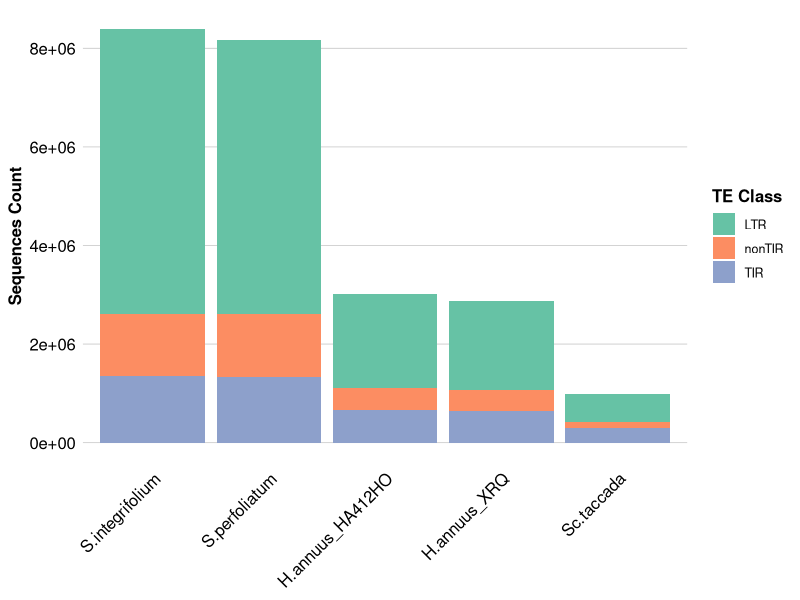
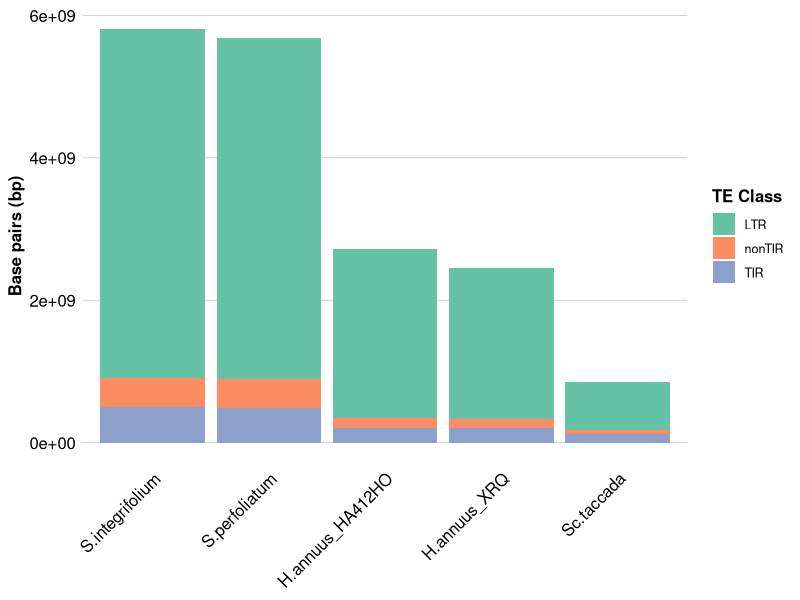
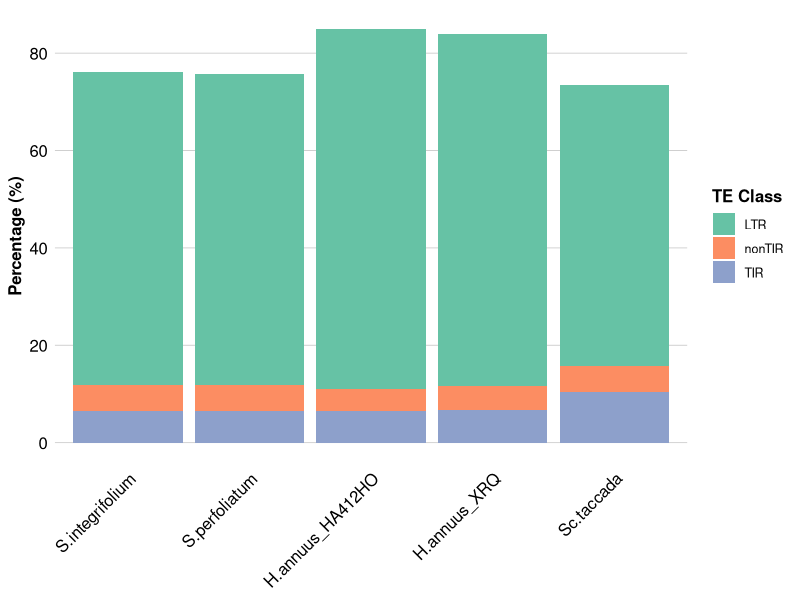
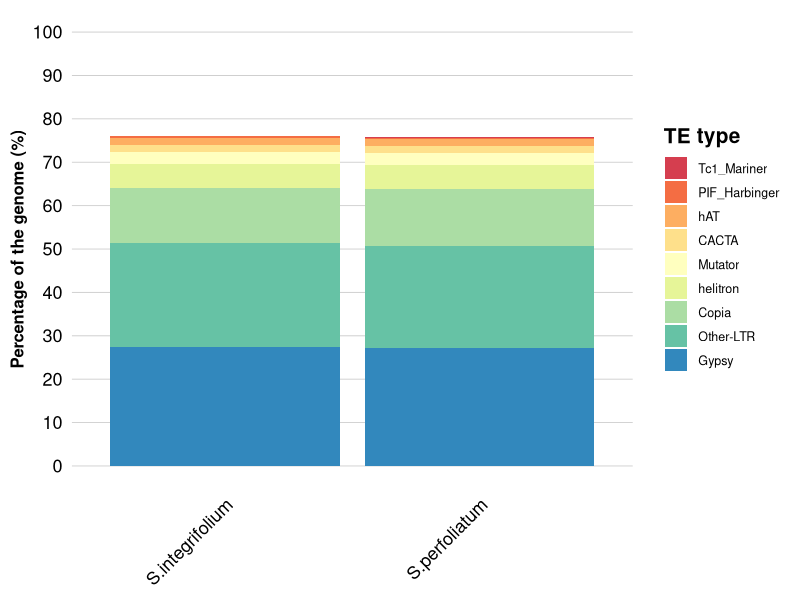
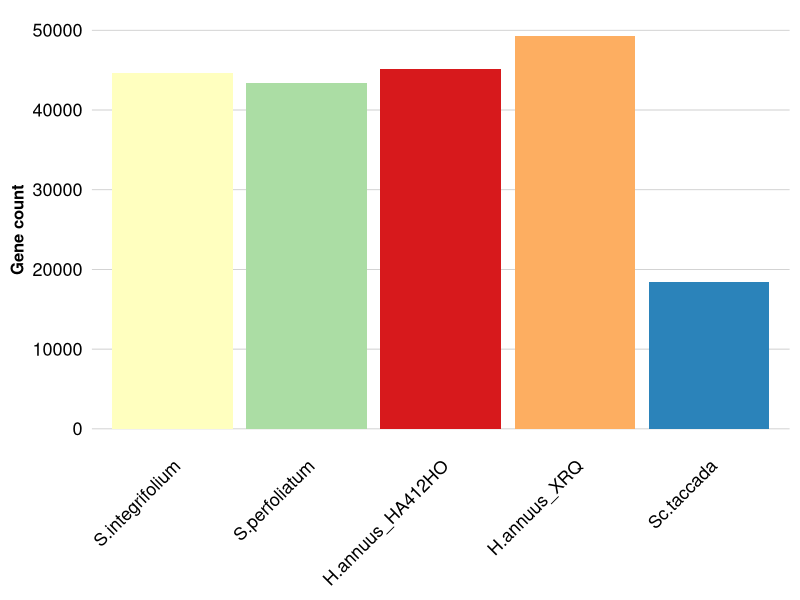
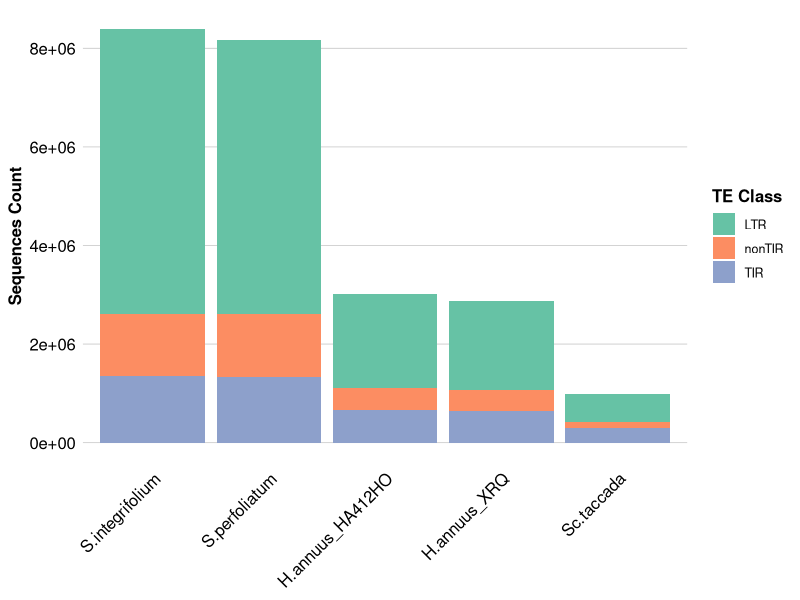
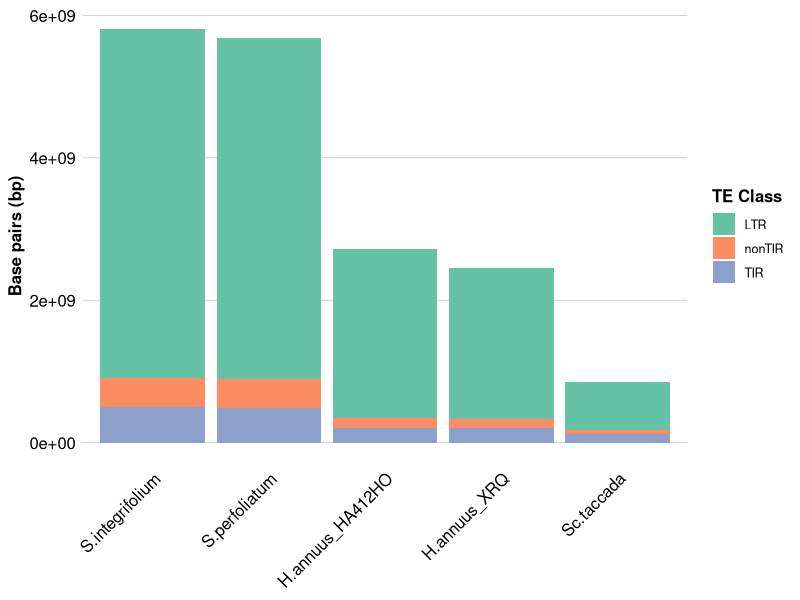
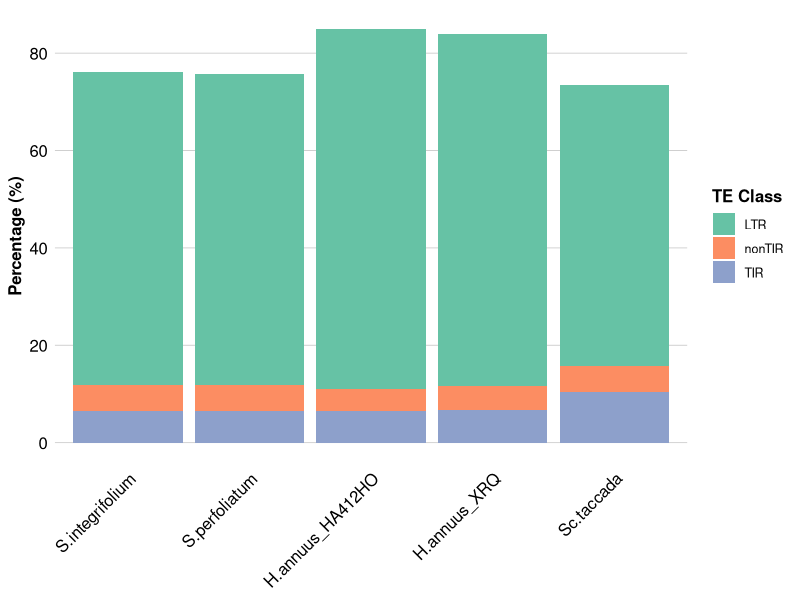

The R source for these figures, in order:
#load required packages
library("tidyverse")
library("ggplot2")
library("scales")

# data
df1<- read.csv("te_species_count.csv")
df2<- read.csv("te_species_bp.csv")
df3<- read.csv("te_species_percentage.csv")
df4<- read.csv("gene_count.csv")
# reshape to long format
order <- c("S.integrifolium", "S.perfoliatum", "H.annuus_HA412HO","H.annuus_XRQ", "Sc.taccada")

df_long1 <- df1 %>% pivot_longer(cols = starts_with(c("S", "H.")),names_to = "Species",values_to = "Count")
df_long1 <- df_long1 %>% mutate(Species_ordered = factor(Species, levels = order))

df_long2 <- df2 %>% pivot_longer(cols = starts_with(c("S", "H.")),names_to = "Species",values_to = "Base_pairs")
df_long2 <- df_long2 %>% mutate(Species_ordered = factor(Species, levels = order))

df_long3 <- df3 %>% pivot_longer(cols = starts_with(c("S", "H.")),names_to = "Species",values_to = "Percentage")
df_long3 <- df_long3 %>% mutate(Species_ordered = factor(Species, levels = order))

df_long4 <- df4 %>% pivot_longer(cols = starts_with(c("S", "H.")),names_to = "Species",values_to = "Count")
df_long4 <- df_long4 %>% mutate(Species_ordered = factor(Species, levels = order))
str(df_long4)
#plot
ggplot(df_long1, aes(x = Species_ordered, y = Count, fill = Class)) +
  geom_col() +
  theme_minimal(base_size = 12) +
  scale_fill_brewer(palette = "Set2", name = "TE Class") +
  theme(panel.background = element_rect(fill = "white", color = NA),
    panel.grid.minor = element_blank(),
    panel.grid.major.x = element_blank(),
    panel.grid.major.y = element_line(color = "grey80", size = 0.3),
    axis.title = element_text(size = 12, face = "bold"),
    axis.text.x = element_text(angle = 45, hjust = 1, vjust = 1, size = 12, color = "black"),
    axis.text.y = element_text(size = 12, color = "black"),
    #legend.position = "top",
    legend.title = element_text(face = "bold"),
    legend.text = element_text(size = 9),
    plot.title = element_text(face = "bold", size = 13, hjust = 0.5, margin = margin(b = 6))) +
   labs(x = NULL, y = "Sequences Count")

ggsave("TE_counts.jpeg", width = 4, height = 4, dpi = 200)

ggplot(df_long2, aes(x = Species_ordered, y = Base_pairs, fill = Class)) +
  geom_col() +
  theme_minimal(base_size = 12) +
  scale_fill_brewer(palette = "Set2", name = "TE Class") +
  theme(panel.background = element_rect(fill = "white", color = NA),
        panel.grid.minor = element_blank(),
        panel.grid.major.x = element_blank(),
        panel.grid.major.y = element_line(color = "grey80", size = 0.3),
        axis.title = element_text(size = 12, face = "bold"),
        axis.text.x = element_text(angle = 45, hjust = 1, vjust = 1, size = 12, color = "black"),
        axis.text.y = element_text(size = 12, color = "black"),
        #legend.position = "top",
        legend.title = element_text(face = "bold"),
        legend.text = element_text(size = 9),
        plot.title = element_text(face = "bold", size = 13, hjust = 0.5, margin = margin(b = 6))) +
  labs( x = NULL, y = "Base pairs (bp)")

ggsave("TE_basepairs.jpeg", width = 4, height = 4, dpi = 200)

ggplot(df_long3, aes(x = Species_ordered, y = Percentage, fill = Class)) +
  geom_col() +
  theme_minimal(base_size = 12) +
  scale_fill_brewer(palette = "Set2", name = "TE Class") +
  theme(panel.background = element_rect(fill = "white", color = NA),
        panel.grid.minor = element_blank(),
        panel.grid.major.x = element_blank(),
        panel.grid.major.y = element_line(color = "grey80", size = 0.3),
        axis.title = element_text(size = 12, face = "bold"),
        axis.text.x = element_text(angle = 45, hjust = 1, vjust = 1, size = 12, color = "black"),
        axis.text.y = element_text(size = 12, color = "black"),
        #legend.position = "top",
        legend.title = element_text(face = "bold"),
        legend.text = element_text(size = 9),
        plot.title = element_text(face = "bold", size = 13, hjust = 0.5, margin = margin(b = 6))) +
  labs( x = NULL, y = "Percentage (%)")

ggsave("TE_percentage.jpeg", width = 4, height = 4, dpi = 200)


##TE types for Silphium

df_long3.1 <- df3[,c(1,2,6,7)] %>% pivot_longer(cols = starts_with(c("S.", "H.")),names_to = "Species",values_to = "Percentage")

ggplot(df_long3.1, aes(x = Species, y = Percentage, fill = reorder(Type, Percentage))) +
  geom_col() +
  theme_minimal(base_size = 15) +
  #facet_wrap(~Class) +
  scale_fill_brewer(palette = "Spectral", name = "TE type") +
  theme(panel.background = element_rect(fill = "white", color = NA),
        panel.grid.minor = element_blank(),
        panel.grid.major.x = element_blank(),
        panel.grid.major.y = element_line(color = "grey80", size = 0.3),
        axis.title = element_text(size = 12, face = "bold"),
        axis.text.x = element_text(angle = 45, hjust = 1, vjust = 1, size = 13, color = "black"),
        axis.text.y = element_text(size = 13, color = "black"),
       # legend.position = "top",
        legend.title = element_text(face = "bold"),
        legend.text = element_text(size = 9),
        plot.title = element_text(face = "bold", size = 13, hjust = 0.5, margin = margin(b = 6))) +
  labs( x = NULL, y = "Percentage of the genome (%)") + scale_y_continuous( limits = c(0, 100), breaks = seq(0, 100, by = 10))


ggsave("TE_percentage_silphium.jpeg", width = 4, height = 4, dpi = 200)


##gene count


ggplot(df_long4, aes(x = Species_ordered, y = Count, fill = (Species))) +
  geom_col() +
  theme_minimal(base_size = 15) +
  #facet_wrap(~Class) +
  scale_fill_brewer(palette = "Spectral", name = "Genome") +
  theme(panel.background = element_rect(fill = "white", color = NA),
        panel.grid.minor = element_blank(),
        panel.grid.major.x = element_blank(),
        panel.grid.major.y = element_line(color = "grey80", size = 0.3),
        axis.title = element_text(size = 12, face = "bold"),
        axis.text.x = element_text(angle = 45, hjust = 1, vjust = 1, size = 13, color = "black"),
        axis.text.y = element_text(size = 13, color = "black"),
        legend.position = "none",
        #legend.position = element_text(element_blank()),
        #legend.title = element_text(face = "bold"),
        #legend.text = element_text(size = 9),
        plot.title = element_text(face = "bold", size = 13, hjust = 0.5, margin = margin(b = 6))) +
  labs( x = NULL, y = "Gene count") + scale_y_continuous( limits = c(0, 50000), breaks = seq(0, 50000, by = 10000))

ggsave("gene_count.jpeg", width = 4, height = 4, dpi = 200)
